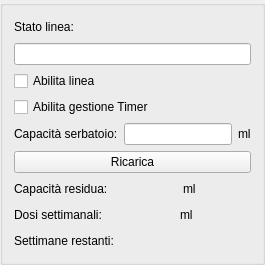
           <widget class="QGroupBox" name="groupBox_10">
            <property name="title">
             <string/>
            </property>
            <layout class="QVBoxLayout" name="verticalLayout_11">
             <item>
              <layout class="QHBoxLayout" name="horizontalLayout_65">
               <item>
                <widget class="QLabel" name="label_54">
                 <property name="text">
                  <string>Stato linea:</string>
                 </property>
                </widget>
               </item>
               <item>
                <spacer name="horizontalSpacer_65">
                 <property name="orientation">
                  <enum>Qt::Horizontal</enum>
                 </property>
                 <property name="sizeHint" stdset="0">
                  <size>
                   <width>40</width>
                   <height>20</height>
                  </size>
                 </property>
                </spacer>
               </item>
               <item>
                <widget class="HLed" name="led_line_4" native="true">
                 <property name="minimumSize">
                  <size>
                   <width>10</width>
                   <height>0</height>
                  </size>
                 </property>
                </widget>
               </item>
              </layout>
             </item>
             <item>
              <widget class="QLineEdit" name="leSolDesc_5">
               <property name="clearButtonEnabled">
                <bool>true</bool>
               </property>
              </widget>
             </item>
             <item>
              <widget class="QCheckBox" name="cbAbleSol_5">
               <property name="text">
                <string>Abilita linea</string>
               </property>
              </widget>
             </item>
             <item>
              <widget class="QCheckBox" name="cbAbleTimeSol_5">
               <property name="text">
                <string>Abilita gestione Timer</string>
               </property>
              </widget>
             </item>
             <item>
              <layout class="QHBoxLayout" name="horizontalLayout_13">
               <item>
                <widget class="QLabel" name="label_44">
                 <property name="text">
                  <string>Capacità serbatoio:</string>
                 </property>
                </widget>
               </item>
               <item>
                <widget class="QLineEdit" name="leCapacitySol_5">
                 <property name="clearButtonEnabled">
                  <bool>true</bool>
                 </property>
                </widget>
               </item>
               <item>
                <widget class="QLabel" name="label_17">
                 <property name="text">
                  <string>ml</string>
                 </property>
                </widget>
               </item>
              </layout>
             </item>
             <item>
              <layout class="QVBoxLayout" name="vl_line4"/>
             </item>
             <item>
              <widget class="QPushButton" name="pbRefilSol_5">
               <property name="text">
                <string>Ricarica</string>
               </property>
              </widget>
             </item>
             <item>
              <layout class="QHBoxLayout" name="horizontalLayout_24">
               <item>
                <widget class="QLabel" name="label_73">
                 <property name="text">
                  <string>Capacità residua:</string>
                 </property>
                </widget>
               </item>
               <item>
                <spacer name="horizontalSpacer_25">
                 <property name="orientation">
                  <enum>Qt::Horizontal</enum>
                 </property>
                 <property name="sizeHint" stdset="0">
                  <size>
                   <width>40</width>
                   <height>20</height>
                  </size>
                 </property>
                </spacer>
               </item>
               <item>
                <widget class="QLabel" name="lResidualSol_5">
                 <property name="text">
                  <string/>
                 </property>
                </widget>
               </item>
               <item>
                <widget class="QLabel" name="label_25">
                 <property name="text">
                  <string>ml</string>
                 </property>
                </widget>
               </item>
               <item>
                <spacer name="horizontalSpacer_27">
                 <property name="orientation">
                  <enum>Qt::Horizontal</enum>
                 </property>
                 <property name="sizeHint" stdset="0">
                  <size>
                   <width>40</width>
                   <height>20</height>
                  </size>
                 </property>
                </spacer>
               </item>
              </layout>
             </item>
             <item>
              <layout class="QHBoxLayout" name="horizontalLayout_23">
               <item>
                <widget class="QLabel" name="label_67">
                 <property name="text">
                  <string>Dosi settimanali:</string>
                 </property>
                </widget>
               </item>
               <item>
                <spacer name="horizontalSpacer_26">
                 <property name="orientation">
                  <enum>Qt::Horizontal</enum>
                 </property>
                 <property name="sizeHint" stdset="0">
                  <size>
                   <width>40</width>
                   <height>20</height>
                  </size>
                 </property>
                </spacer>
               </item>
               <item>
                <widget class="QLabel" name="lWeekDoseSol_5">
                 <property name="text">
                  <string/>
                 </property>
                </widget>
               </item>
               <item>
                <widget class="QLabel" name="label_24">
                 <property name="text">
                  <string>ml</string>
                 </property>
                </widget>
               </item>
               <item>
                <spacer name="horizontalSpacer_28">
                 <property name="orientation">
                  <enum>Qt::Horizontal</enum>
                 </property>
                 <property name="sizeHint" stdset="0">
                  <size>
                   <width>40</width>
                   <height>20</height>
                  </size>
                 </property>
                </spacer>
               </item>
              </layout>
             </item>
             <item>
              <layout class="QHBoxLayout" name="horizontalLayout_56">
               <item>
                <widget class="QLabel" name="label_41">
                 <property name="text">
                  <string>Settimane restanti:</string>
                 </property>
                </widget>
               </item>
               <item>
                <spacer name="horizontalSpacer_54">
                 <property name="orientation">
                  <enum>Qt::Horizontal</enum>
                 </property>
                 <property name="sizeHint" stdset="0">
                  <size>
                   <width>40</width>
                   <height>20</height>
                  </size>
                 </property>
                </spacer>
               </item>
               <item>
                <widget class="QLabel" name="lLastWeek_4">
                 <property name="text">
                  <string/>
                 </property>
                </widget>
               </item>
               <item>
                <spacer name="horizontalSpacer_55">
                 <property name="orientation">
                  <enum>Qt::Horizontal</enum>
                 </property>
                 <property name="sizeHint" stdset="0">
                  <size>
                   <width>40</width>
                   <height>20</height>
                  </size>
                 </property>
                </spacer>
               </item>
              </layout>
             </item>
            </layout>
           </widget>
